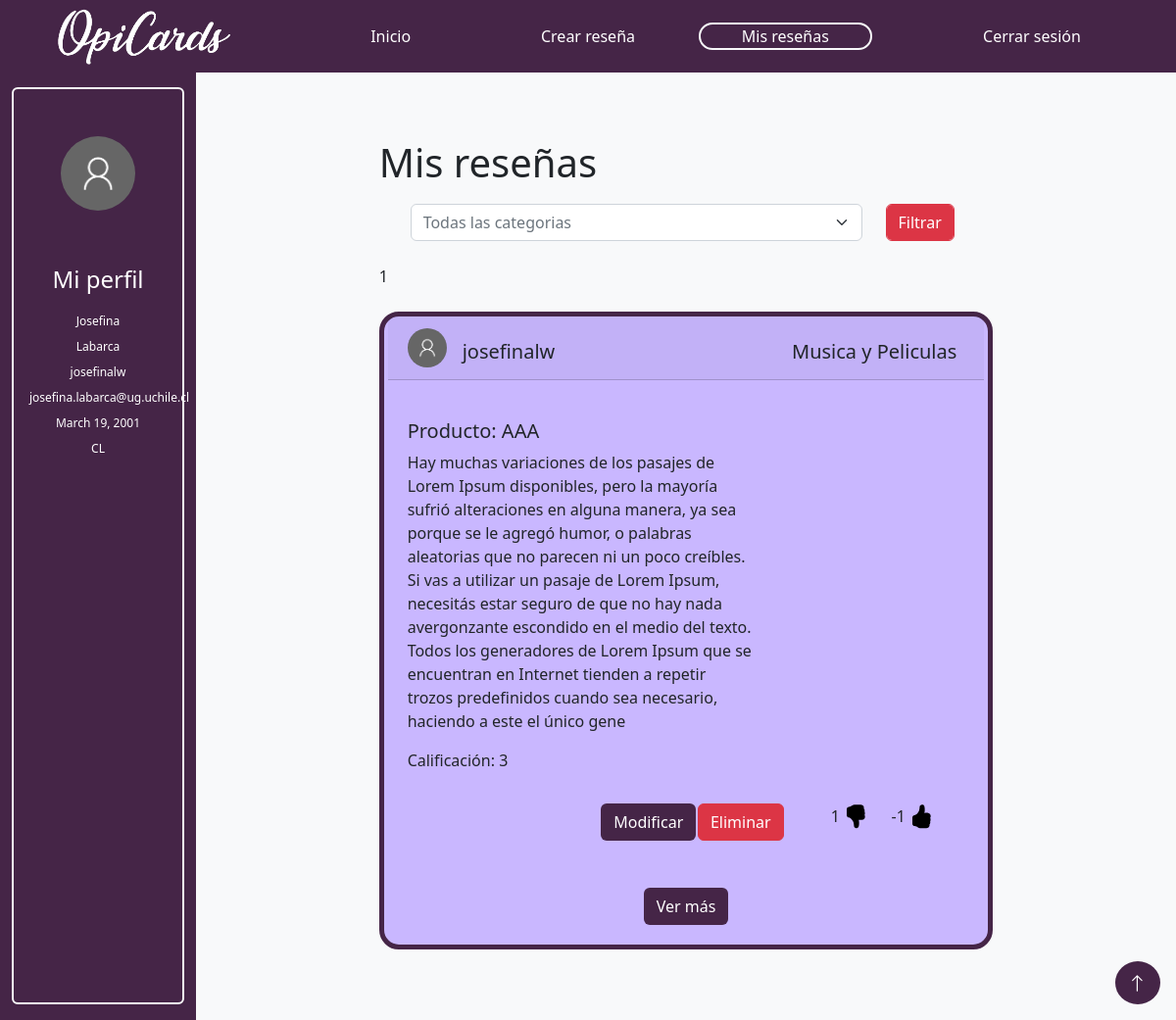
The app's page /myReviews/ (signed in), older data.
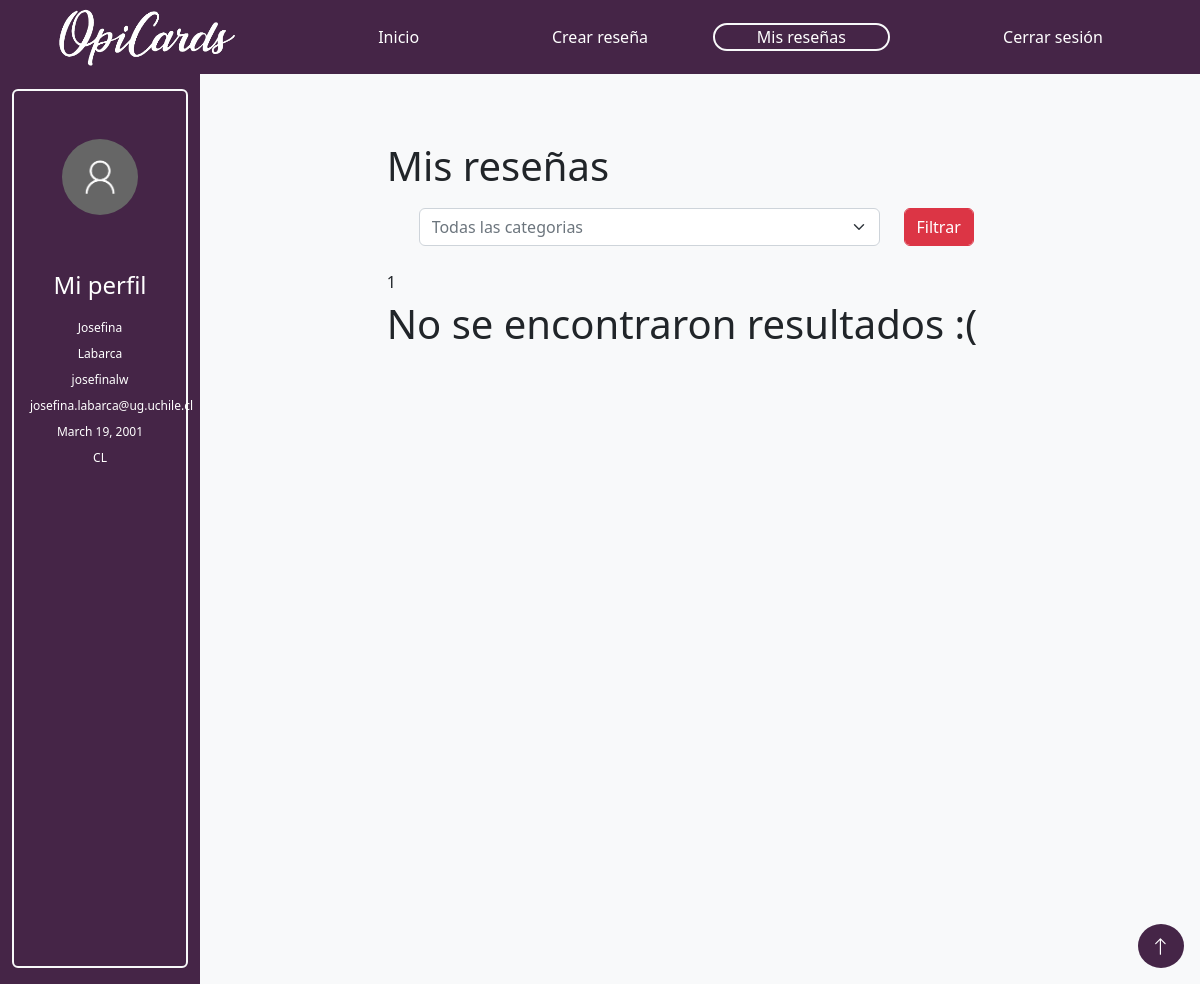
The same page, newer data.
### reviews/models.py (models this page shows, shortened)
class Review(models.Model):  # Todolist able name that inherits models.Model
    product_name = models.CharField(max_length=100)# autodesc
    category = models.CharField(max_length=50,  blank=True, null=True)
    content =	models.TextField(max_length=500)# donde se obtuvo, es un alimento, herramienta, etc. como se utiliza, precio
    creation_date = models.DateField(default=timezone.now().strftime("%Y-%m-%d"))# autodesc
    CATEGORIES = [
       (1, "ONE_STAR"),
       (2, "TWO_STARS"),
       (3, "THREE_STARS"),
       (4, "FOUR_STARS"),
       (5, "FIVE_STARS"),
    ]
    punctuation = models.IntegerField(choices=CATEGORIES, default=CATEGORIES[2][1], help_text="Puntuación")
    likes = models.IntegerField(null=True, default=0)
    dislikes = models.IntegerField(null=True, default=0)
    author_nickname =  models.ForeignKey(User, blank=True, null=True, on_delete=models.CASCADE)# autodesc
    object_image = models.ImageField(null=True, blank=True, upload_to="review_images/")

class User(AbstractUser):
   birthdate = models.DateField(null=True, blank=True)
   country = models.CharField(max_length=50,  blank=True, null=True)

### reviews/views.py (the view)
# urls.py: path('myReviews/',views.ShowMyReviews,name='myReviews'),
def ShowMyReviews(request):
        if request.user.is_authenticated:
            user_objects = Review.objects.filter(author_nickname=request.user)
            filterForm = FilterMyReviews()
            paginator = Paginator(user_objects, 5)
            page_number = request.GET.get('page')
            page_obj = paginator.get_page(page_number)
            comments=[]
            for objects in user_objects:
                last_five_comments= Comments.objects.filter(id_review=objects).order_by('-id')[:3]
                comments+=last_five_comments
            return render(request, 'reviews/myReviews.html', {'filterForm':filterForm, 'page_obj': page_obj, 'categories': categories, 'comments': comments})
        else:
            return redirect('/login/')

### reviews/forms.py
class FilterMyReviews(forms.Form):
        choices = [("0", "Todas las categorias")]
        choices += [(category['id'], category['name']) for category in categories]
        category = forms.ChoiceField(label='Select a country', widget=forms.Select(attrs={'class': 'form-select text-muted'}), choices=choices,  required=True)

### reviews/templates/reviews/myReviews.html (shortened to what the changed rows need)
<!DOCTYPE html>
{% load static %}
<html lang="en">
<head>
    <link href="https://cdn.jsdelivr.net/npm/bootstrap@5.2.0/dist/css/bootstrap.min.css" rel="stylesheet"></head>
    <link rel="stylesheet" type="text/css" href="{% static 'reviews/styles.css' %}">
</head>
<body>
      <div id="top" class="container-fluid min-vh-100 contenido pt-5">
        <div class="row row-cols-auto">
          <div class="col-10 bg-light">
            <div class="container-fluid contenido">
        <div class="row row-cols-auto min-vh-100 mb-5">
          {% if user.is_authenticated %}
          <div class="col-8">
            <div class="pb-1 fs-1">Mis reseñas</div>
            <div class="row p-2 mb-3">
              <div>
              </div>
            </div>
            <div class="card-text">
              <span class="card-text">
              </span>
            </div>
            {% for obj in page_obj %}
                {% if user.id == obj.author_nickname.id %}
                <div class="card borde morado-claro my-4">
                  <div class="row row-cols-auto card-header mx-1">
                    <div class="col-1 p-1 justify-content-center">
                      <img src="{% static 'reviews/user.png' %}" class="rounded-circle img-fluid">
                    </div>
                    <h5 class="col-4 mt-3 h-100">{{ obj.author_nickname }}</h5>
                    {% for category in categories %}
                      {% if category.id == obj.category  %}
                      <h5  style="text-align: right;" class="col-7 h-100 mt-3 card-title justify-content-right">{{ category.name }}</h5>
                      {% endif %}
                    {% endfor %}
                  </div>
                  <br>
                  <div class="row">
                    <div class="col-8">
                      <div class="card-body px-4">
                        <h5 class="card-text">Producto: {{ obj.product_name }}</h5>
                        <p class="card-text">{{ obj.content }}</p>
                        <p class="card-text">Calificación: {{ obj.punctuation }}</p>
                      </div>
                    </div>
                  </div>
                  <div class="card-body px-4">
                    {% if user.id == obj.author_nickname.id %}
                    <div class="row text-center">
                      <div class="col-4">
                      </div>
                      <div class="col-2">
                        <a class="btn morado-oscuro text-white" href="{% url 'modify' obj.id %}">Modificar</a>
                      </div>
                      <div class="col-2">
                        <form action="{% url 'delete' obj.id %}" method="post">
                          <input class="btn btn-danger" type="submit" value="Eliminar">
                        </form>
                          {%endif%}
                      </div>
                      <div class="col-2 d-flex justify-content-end">
                        <form class="" action="{% url 'dislike' obj.id %}" method="post">
                          <div class="text-center">
                            {{obj.dislikes}}
                            <input class="bg-transparent" style="background-image: url('../../static/reviews/hand-thumbs-down-fill.svg'); border:none; background-repeat:no-repeat;background-size:100% 100%;" type="submit" value="   ">
                          </div>
                        </form>
                      </div>
                      <div class="col-2 d-flex justify-content-start">
                        <form class="" action="{% url 'like' obj.id %}" method="post">
                          <div class="text-center">
                            {{obj.likes}}
                            <input class="bg-transparent" style="background-image: url('../../static/reviews/hand-thumbs-up-fill.svg'); border:none; background-repeat:no-repeat;background-size:100% 100%;" type="submit" value="   ">
                          </div>
                        </form>
                      </div>
                    </div>
                      <div class="row">
                        <div class="col">
                        <div class="text-align d-flex justify-content-center pt-3 pb-1">
                          <a class="btn text-center morado-oscuro text-white" href="{% url 'details' obj.id %}">Ver más</a>
                        </div>
                      </div>
                      </div>
                    </div>
                  </div>{%endif%}
                </div>
                {% endfor %}
                {% if not page_obj  %}
                <div class="pb-1 fs-1"> No se encontraron resultados :(</div>
                {% endif %}
      </div>
        {%endif%}</div>
        </div>
    </div>
</body>
</html>

Row changes from the older to the newer data that the page shows:
removed Review: author_nickname "josefinalw", name "Musica y Peliculas", product_name "AAA", content "Hay muchas variaciones de los pasajes de Lorem Ipsum disponibles, pero la mayoría sufrió alteraciones en alguna manera, ya sea porque se le agregó humor, o palabras aleatorias que no parecen ni un poco creíbles. Si vas a utilizar un pasaje de Lorem Ipsum, necesitás estar seguro de que no hay nada avergonzante escondido en el medio del texto. Todos los generadores de Lorem Ipsum que se encuentran en Internet tienden a repetir trozos predefinidos cuando sea necesario, haciendo a este el único gene", punctuation "3", dislikes "1", likes "-1"
Text that changed along with them:
text now shown: "No se encontraron resultados :("
